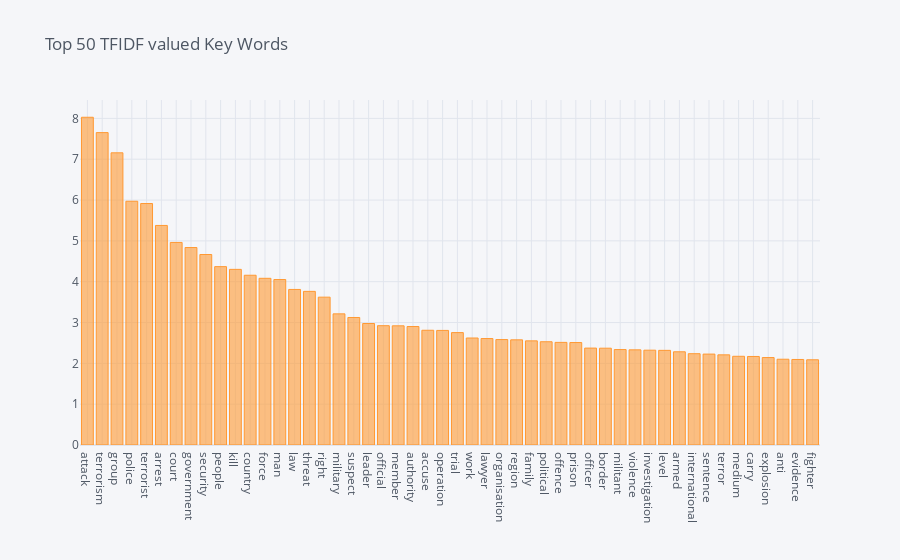

Notebook code cell kept with this figure:
### Code cell
df_TFIDF.sort_values(by='col_sum',ascending=False).iloc[:50,-1:].iplot(kind = 'bar',title='Top 50 TFIDF valued Key Words')

### Figure 1 — Plotly figure (JSON) as saved in the notebook; plotly's stock layout.template omitted (floating-point values rounded to 4 significant figures)
{"data": [{"marker": {"color": "rgba(255, 153, 51, 0.6)", "line": {"color": "rgba(255, 153, 51, 1.0)", "width": 1}}, "name": "col_sum", "orientation": "v", "text": "", "type": "bar", "x": ["attack", "terrorism", "group", "police", "terrorist", "arrest", "court", "government", "security", "people", "kill", "country", "force", "man", "law", "threat", "right", "military", "suspect", "leader", "official", "member", "authority", "accuse", "operation", "trial", "work", "lawyer", "organisation", "region", "family", "political", "offence", "prison", "officer", "border", "militant", "violence", "investigation", "level", "armed", "international", "sentence", "terror", "medium", "carry", "explosion", "anti", "evidence", "fighter"], "y": [8.028, 7.651, 7.156, 5.97, 5.915, 5.378, 4.961, 4.836, 4.666, 4.369, 4.302, 4.158, 4.083, 4.053, 3.81, 3.763, 3.621, 3.212, 3.123, 2.976, 2.923, 2.919, 2.902, 2.811, 2.807, 2.753, 2.621, 2.607, 2.582, 2.576, 2.55, 2.529, 2.514, 2.51, 2.374, 2.371, 2.337, 2.331, 2.323, 2.318, 2.283, 2.236, 2.227, 2.208, 2.173, 2.169, 2.142, 2.101, 2.095, 2.087]}], "layout": {"autosize": true, "legend": {"bgcolor": "#F5F6F9", "font": {"color": "#4D5663"}}, "paper_bgcolor": "#F5F6F9", "plot_bgcolor": "#F5F6F9", "title": {"font": {"color": "#4D5663"}, "text": "Top 50 TFIDF valued Key Words"}, "xaxis": {"autorange": true, "gridcolor": "#E1E5ED", "range": [-0.5, 49.5], "showgrid": true, "tickfont": {"color": "#4D5663"}, "title": {"font": {"color": "#4D5663"}, "text": ""}, "type": "category", "zerolinecolor": "#E1E5ED"}, "yaxis": {"autorange": true, "gridcolor": "#E1E5ED", "range": [0, 8.45], "showgrid": true, "tickfont": {"color": "#4D5663"}, "title": {"font": {"color": "#4D5663"}, "text": ""}, "type": "linear", "zerolinecolor": "#E1E5ED"}}}
